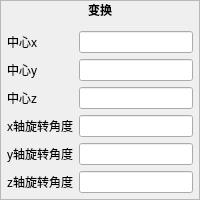
         <widget class="QFrame" name="transformPanel">
          <property name="frameShape">
           <enum>QFrame::Shape::StyledPanel</enum>
          </property>
          <property name="frameShadow">
           <enum>QFrame::Shadow::Raised</enum>
          </property>
          <layout class="QVBoxLayout" name="verticalLayout_8" stretch="0,1">
           <property name="leftMargin">
            <number>0</number>
           </property>
           <property name="topMargin">
            <number>0</number>
           </property>
           <property name="rightMargin">
            <number>0</number>
           </property>
           <property name="bottomMargin">
            <number>0</number>
           </property>
           <item>
            <widget class="QLabel" name="label_12">
             <property name="sizePolicy">
              <sizepolicy hsizetype="Preferred" vsizetype="Minimum">
               <horstretch>0</horstretch>
               <verstretch>0</verstretch>
              </sizepolicy>
             </property>
             <property name="font">
              <font>
               <bold>true</bold>
              </font>
             </property>
             <property name="text">
              <string>变换</string>
             </property>
             <property name="alignment">
              <set>Qt::AlignmentFlag::AlignCenter</set>
             </property>
            </widget>
           </item>
           <item>
            <layout class="QFormLayout" name="formLayout_3">
             <property name="leftMargin">
              <number>6</number>
             </property>
             <property name="topMargin">
              <number>6</number>
             </property>
             <property name="rightMargin">
              <number>6</number>
             </property>
             <property name="bottomMargin">
              <number>6</number>
             </property>
             <item row="0" column="1">
              <widget class="QLineEdit" name="originX"/>
             </item>
             <item row="1" column="0">
              <widget class="QLabel" name="yLabel">
               <property name="text">
                <string>中心y</string>
               </property>
              </widget>
             </item>
             <item row="1" column="1">
              <widget class="QLineEdit" name="originY"/>
             </item>
             <item row="2" column="0">
              <widget class="QLabel" name="zLabel">
               <property name="text">
                <string>中心z</string>
               </property>
              </widget>
             </item>
             <item row="2" column="1">
              <widget class="QLineEdit" name="originZ"/>
             </item>
             <item row="3" column="0">
              <widget class="QLabel" name="xLabel_2">
               <property name="text">
                <string>x轴旋转角度</string>
               </property>
              </widget>
             </item>
             <item row="3" column="1">
              <widget class="QLineEdit" name="rotationX"/>
             </item>
             <item row="4" column="0">
              <widget class="QLabel" name="yLabel_2">
               <property name="text">
                <string>y轴旋转角度</string>
               </property>
              </widget>
             </item>
             <item row="4" column="1">
              <widget class="QLineEdit" name="rotationY"/>
             </item>
             <item row="5" column="0">
              <widget class="QLabel" name="zLabel_2">
               <property name="text">
                <string>z轴旋转角度</string>
               </property>
              </widget>
             </item>
             <item row="5" column="1">
              <widget class="QLineEdit" name="rotationZ"/>
             </item>
             <item row="0" column="0">
              <widget class="QLabel" name="xLabel">
               <property name="text">
                <string>中心x</string>
               </property>
              </widget>
             </item>
            </layout>
           </item>
          </layout>
         </widget>
